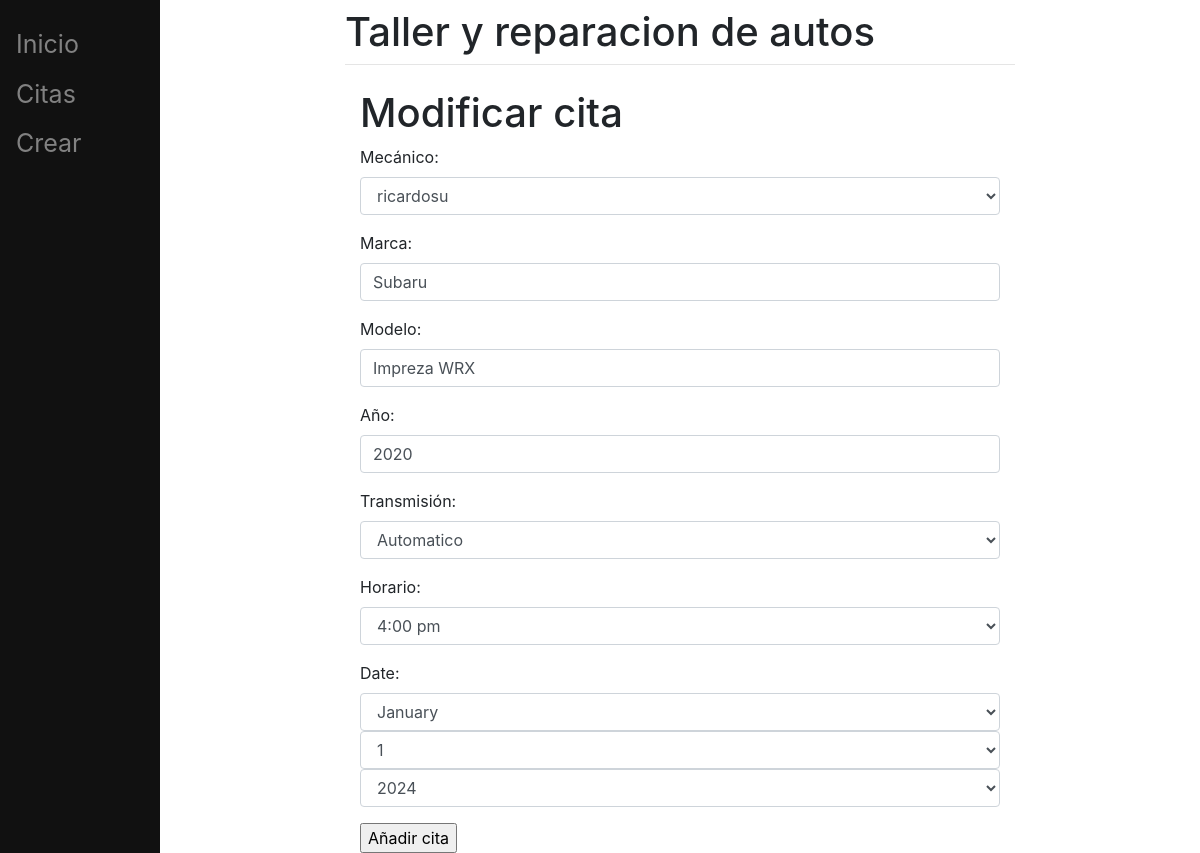
The page /create/1 on the database as committed earlier.
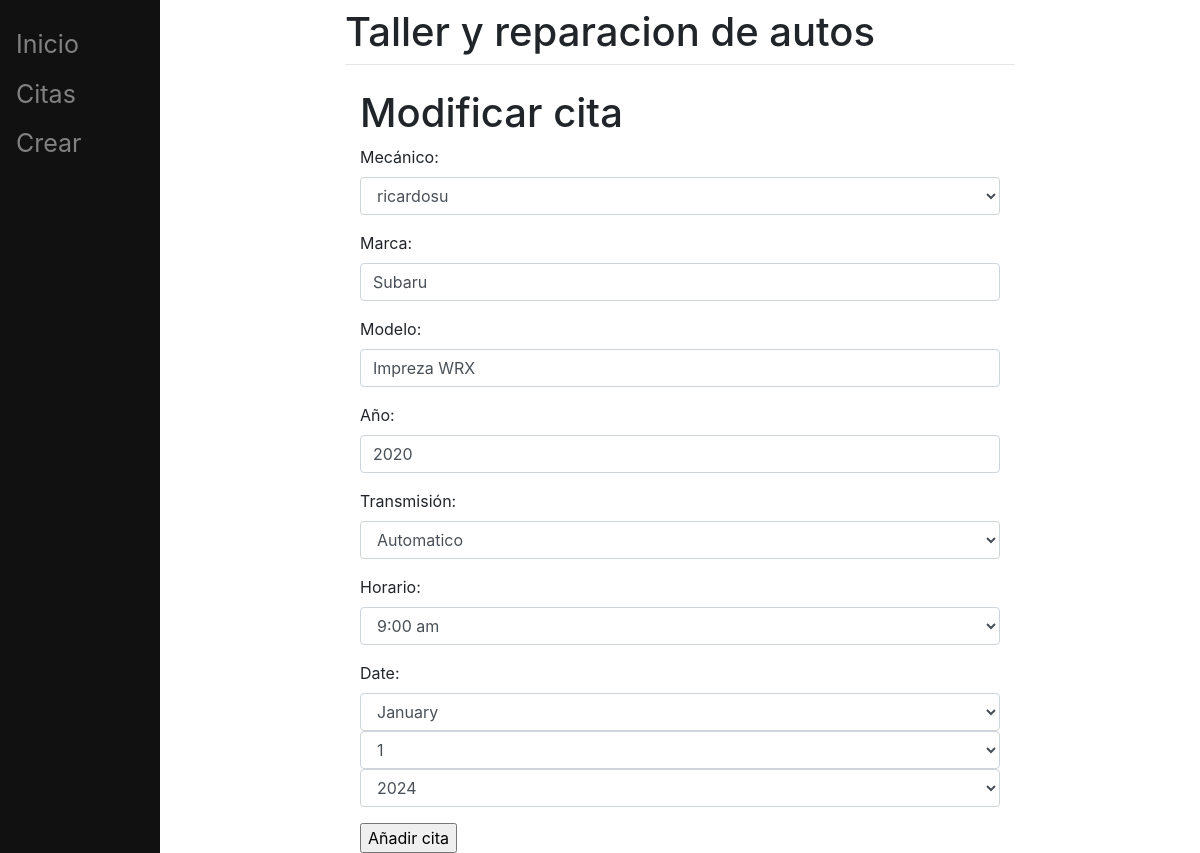
The same page on the database as committed later.
### appointments/models.py (models this page shows)
class Car(models.Model):
    user = models.ForeignKey(User,on_delete=models.CASCADE,related_name="car", null=True)
    provider = models.ForeignKey(User,on_delete=models.CASCADE,related_name="provider", null=True)
    car_model = models.CharField(max_length=20)
    transmission = models.CharField(max_length=1, choices=TRANSMISSION)
    year = models.PositiveIntegerField(blank=True)
    brand =  models.CharField(max_length=20)
    schedule = models.CharField(max_length=10, choices=SCHEDULE)
    date = models.DateField(null=True, blank=False)

### appointments/views.py (the view, shortened to what this page needs)
# urls.py: path('create/', views.create, name='create'),
def create(response, pk=None):
    if pk is not None:
        instance = get_object_or_404(Car, pk=pk)
        form = CarForm(response.POST or None, instance=instance)
        return render(
            response,
            'change.html',
            {
                'carform': form,
                'pk': pk
            }
        )

### appointments/forms.py
class CarForm(forms.ModelForm):
    date = forms.DateField(
                widget=SelectDateWidget(
                    empty_label=("Año", "Mes", "Día")
                )
            )
    class Meta:
        model = Car
        fields = [
            'provider',
            'brand',
            'car_model',
            'year',
            'transmission',
            'schedule',
            'date'
            ]
        labels = {
            'provider': 'Mecánico',
            'brand': 'Marca',
            'car_model': 'Modelo',
            'year': 'Año',
            'transmission': 'Transmisión',
            'schedule': 'Horario',
            'date': 'Fecha'
        }
    def __init__(self, *args, **kwargs):
        super().__init__(*args,**kwargs)
        self.fields['provider'].queryset= User.objects.filter(is_staff=True)

### appointments/templates/change.html (shortened to what this page needs)
{% extends 'base.html' %}
{% load widget_tweaks %}
{% block content %}
<div class="container">
	<h1>Modificar cita</h1>
	<form action="{% url 'create' pk%}" method="post">
		{% for field in carform%}
		<div class="form-group">
			{{field.label_tag}}
			{% render_field field class="form-control" %}
		</div>
		{% endfor %}
		<input type="submit" value="Añadir cita">
	</form>
</div>
{% endblock %}

Rows that differ between the two databases and show on the page:
changed Car "ricardosu": schedule "4:00 pm" → "9:00 am"
